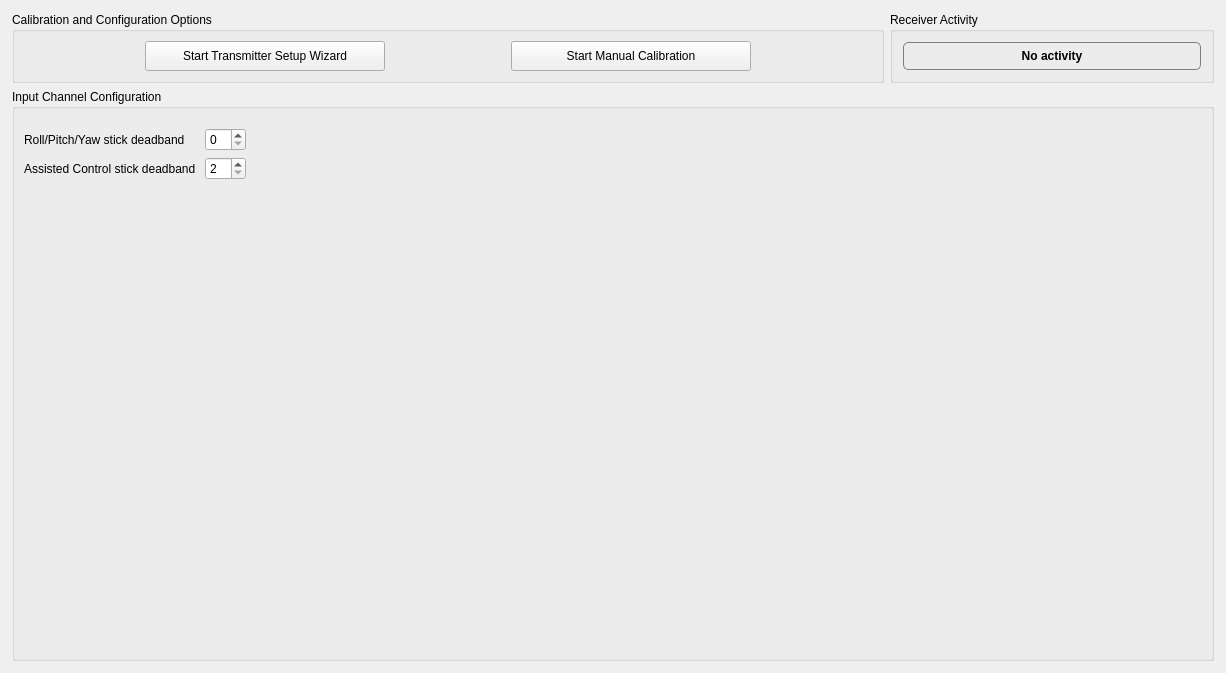
         <widget class="QWidget" name="scrollAreaWidgetContents">
          <property name="geometry">
           <rect>
            <x>0</x>
            <y>0</y>
            <width>1226</width>
            <height>673</height>
           </rect>
          </property>
          <layout class="QGridLayout" name="gridLayout">
           <property name="leftMargin">
            <number>12</number>
           </property>
           <property name="topMargin">
            <number>12</number>
           </property>
           <property name="rightMargin">
            <number>12</number>
           </property>
           <property name="bottomMargin">
            <number>12</number>
           </property>
           <property name="verticalSpacing">
            <number>6</number>
           </property>
           <item row="3" column="0">
            <widget class="QGroupBox" name="groupBox_5">
             <property name="title">
              <string>Input Channel Configuration</string>
             </property>
             <layout class="QVBoxLayout" name="verticalLayout_6">
              <property name="leftMargin">
               <number>9</number>
              </property>
              <property name="topMargin">
               <number>9</number>
              </property>
              <property name="rightMargin">
               <number>9</number>
              </property>
              <property name="bottomMargin">
               <number>9</number>
              </property>
              <item>
               <widget class="QStackedWidget" name="stackedWidget">
                <property name="currentIndex">
                 <number>0</number>
                </property>
                <widget class="QWidget" name="advancedPage">
                 <layout class="QVBoxLayout" name="verticalLayout_3">
                  <property name="leftMargin">
                   <number>0</number>
                  </property>
                  <property name="topMargin">
                   <number>0</number>
                  </property>
                  <property name="rightMargin">
                   <number>0</number>
                  </property>
                  <property name="bottomMargin">
                   <number>0</number>
                  </property>
                  <item>
                   <layout class="QGridLayout" name="channelLayout">
                    <property name="horizontalSpacing">
                     <number>12</number>
                    </property>
                   </layout>
                  </item>
                  <item>
                   <spacer name="verticalSpacer_3">
                    <property name="orientation">
                     <enum>Qt::Vertical</enum>
                    </property>
                    <property name="sizeType">
                     <enum>QSizePolicy::Preferred</enum>
                    </property>
                    <property name="sizeHint" stdset="0">
                     <size>
                      <width>20</width>
                      <height>10</height>
                     </size>
                    </property>
                   </spacer>
                  </item>
                  <item>
                   <layout class="QGridLayout" name="gridLayout_3">
                    <item row="0" column="3">
                     <spacer name="horizontalSpacer_3">
                      <property name="orientation">
                       <enum>Qt::Horizontal</enum>
                      </property>
                      <property name="sizeHint" stdset="0">
                       <size>
                        <width>40</width>
                        <height>20</height>
                       </size>
                      </property>
                     </spacer>
                    </item>
                    <item row="0" column="0">
                     <widget class="QLabel" name="labelDeadband">
                      <property name="text">
                       <string>Roll/Pitch/Yaw stick deadband</string>
                      </property>
                     </widget>
                    </item>
                    <item row="0" column="1">
                     <widget class="QDoubleSpinBox" name="deadband">
                      <property name="toolTip">
                       <string>Stick deadband in percents of full range (0-10), zero to disable</string>
                      </property>
                      <property name="decimals">
                       <number>0</number>
                      </property>
                      <property name="maximum">
                       <double>10.000000000000000</double>
                      </property>
                      <property name="singleStep">
                       <double>1.000000000000000</double>
                      </property>
                     </widget>
                    </item>
                    <item row="1" column="0">
                     <widget class="QLabel" name="labelAssistedControlDeadband">
                      <property name="text">
                       <string>Assisted Control stick deadband </string>
                      </property>
                     </widget>
                    </item>
                    <item row="1" column="1">
                     <widget class="QDoubleSpinBox" name="assistedControlDeadband">
                      <property name="toolTip">
                       <string>Assisted Control stick deadband in percents of full range (2-12) for use with GPSAssist. This can not be disabled.</string>
                      </property>
                      <property name="decimals">
                       <number>0</number>
                      </property>
                      <property name="minimum">
                       <double>2.000000000000000</double>
                      </property>
                      <property name="maximum">
                       <double>12.000000000000000</double>
                      </property>
                     </widget>
                    </item>
                   </layout>
                  </item>
                  <item>
                   <spacer name="verticalSpacer_2">
                    <property name="orientation">
                     <enum>Qt::Vertical</enum>
                    </property>
                    <property name="sizeHint" stdset="0">
                     <size>
                      <width>20</width>
                      <height>10</height>
                     </size>
                    </property>
                   </spacer>
                  </item>
                 </layout>
                </widget>
                <widget class="QWidget" name="wizard"/>
               </widget>
              </item>
             </layout>
            </widget>
           </item>
           <item row="0" column="0">
            <layout class="QHBoxLayout" name="horizontalLayout_8">
             <property name="topMargin">
              <number>0</number>
             </property>
             <item>
              <widget class="QGroupBox" name="groupBox_3">
               <property name="title">
                <string>Calibration and Configuration Options</string>
               </property>
               <layout class="QHBoxLayout" name="horizontalLayout_7">
                <item>
                 <spacer name="horizontalSpacer_10">
                  <property name="orientation">
                   <enum>Qt::Horizontal</enum>
                  </property>
                  <property name="sizeHint" stdset="0">
                   <size>
                    <width>40</width>
                    <height>20</height>
                   </size>
                  </property>
                 </spacer>
                </item>
                <item>
                 <widget class="QPushButton" name="configurationWizard">
                  <property name="sizePolicy">
                   <sizepolicy hsizetype="Minimum" vsizetype="Preferred">
                    <horstretch>0</horstretch>
                    <verstretch>0</verstretch>
                   </sizepolicy>
                  </property>
                  <property name="minimumSize">
                   <size>
                    <width>240</width>
                    <height>0</height>
                   </size>
                  </property>
                  <property name="text">
                   <string>Start Transmitter Setup Wizard</string>
                  </property>
                  <property name="checkable">
                   <bool>false</bool>
                  </property>
                  <property name="checked">
                   <bool>false</bool>
                  </property>
                  <property name="autoDefault">
                   <bool>false</bool>
                  </property>
                  <property name="default">
                   <bool>false</bool>
                  </property>
                  <property name="flat">
                   <bool>false</bool>
                  </property>
                 </widget>
                </item>
                <item>
                 <spacer name="horizontalSpacer_7">
                  <property name="orientation">
                   <enum>Qt::Horizontal</enum>
                  </property>
                  <property name="sizeHint" stdset="0">
                   <size>
                    <width>40</width>
                    <height>20</height>
                   </size>
                  </property>
                 </spacer>
                </item>
                <item>
                 <widget class="QPushButton" name="runCalibration">
                  <property name="enabled">
                   <bool>true</bool>
                  </property>
                  <property name="sizePolicy">
                   <sizepolicy hsizetype="Minimum" vsizetype="Preferred">
                    <horstretch>0</horstretch>
                    <verstretch>0</verstretch>
                   </sizepolicy>
                  </property>
                  <property name="minimumSize">
                   <size>
                    <width>240</width>
                    <height>0</height>
                   </size>
                  </property>
                  <property name="autoFillBackground">
                   <bool>false</bool>
                  </property>
                  <property name="text">
                   <string>Start Manual Calibration</string>
                  </property>
                  <property name="checkable">
                   <bool>true</bool>
                  </property>
                 </widget>
                </item>
                <item>
                 <spacer name="horizontalSpacer_9">
                  <property name="orientation">
                   <enum>Qt::Horizontal</enum>
                  </property>
                  <property name="sizeHint" stdset="0">
                   <size>
                    <width>40</width>
                    <height>20</height>
                   </size>
                  </property>
                 </spacer>
                </item>
               </layout>
              </widget>
             </item>
             <item>
              <widget class="QGroupBox" name="groupBox_4">
               <property name="sizePolicy">
                <sizepolicy hsizetype="Preferred" vsizetype="Preferred">
                 <horstretch>0</horstretch>
                 <verstretch>0</verstretch>
                </sizepolicy>
               </property>
               <property name="minimumSize">
                <size>
                 <width>0</width>
                 <height>0</height>
                </size>
               </property>
               <property name="title">
                <string>Receiver Activity</string>
               </property>
               <layout class="QHBoxLayout" name="horizontalLayout_9">
                <item>
                 <widget class="QLabel" name="receiverActivityStatus">
                  <property name="enabled">
                   <bool>true</bool>
                  </property>
                  <property name="minimumSize">
                   <size>
                    <width>300</width>
                    <height>30</height>
                   </size>
                  </property>
                  <property name="toolTip">
                   <string>Show receiver activity, input and channel 
while moving one stick or switch at once.</string>
                  </property>
                  <property name="styleSheet">
                   <string notr="true">border: 1px solid grey;
border-radius: 5;
margin:1px;
font:bold;</string>
                  </property>
                  <property name="text">
                   <string>No activity</string>
                  </property>
                  <property name="alignment">
                   <set>Qt::AlignCenter</set>
                  </property>
                 </widget>
                </item>
               </layout>
              </widget>
             </item>
            </layout>
           </item>
          </layout>
         </widget>
